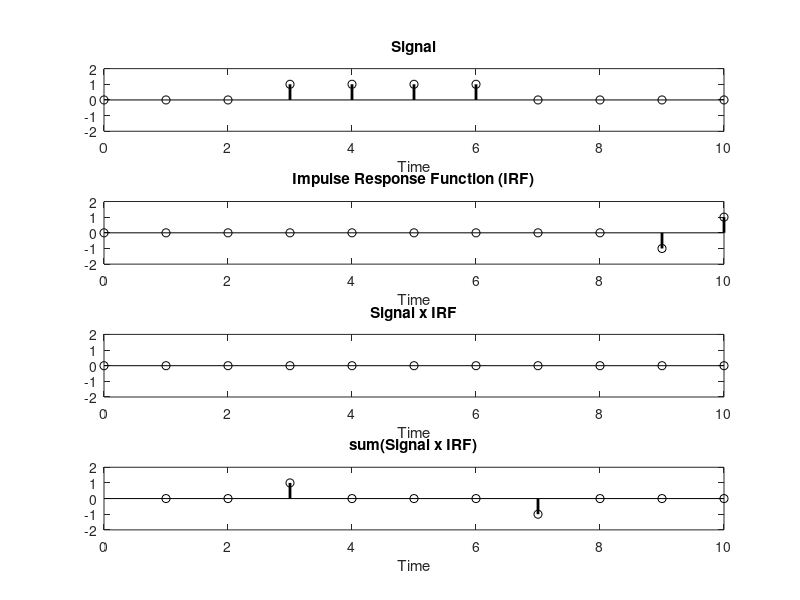

Write MATLAB code to recreate this figure.
t = 0:1:10;
result = nan(size(t));
close all;
figh = figure;
set(figh, 'Position', [100 100 400 800]);

for timepoint = [0:9]
    
    % signal
    signal = zeros(size(t));
    signal(t>2 & t<7) = 1;
    
    % flipped impulse response
    step_interval = [0,1; 1,2]+timepoint;
    h = zeros(size(t));
    h(t>=step_interval(1,1) & t<step_interval(1,2)) = -1;
    h(t>=step_interval(2,1) & t<step_interval(2,2)) = 1;
    
    % result
    result(t==(timepoint+1)) = sum(signal.*h);
    
    plot_style = {'k-o', 'LineWidth', 2};

    subplot(4,1,1);
    stem(t, signal, plot_style{:});
    ylim([-1 1]*2);
    xlabel('Time');
    title('Signal');
    
    subplot(4,1,2);
    stem(t, h, plot_style{:});
    ylim([-1 1]*2);
    title('Impulse Response Function (IRF)');
    xlabel('Time');
    
    subplot(4,1,3);
    stem(t, signal .* h, plot_style{:});
    ylim([-1 1]*2);
    title('Signal x IRF');
    xlabel('Time');
    
    subplot(4,1,4);
    stem(t, result, plot_style{:});
    ylim([-1 1]*2);
    xlim(t([1,end]))
    title('sum(Signal x IRF)');
    xlabel('Time');
    
    % get input for next time step
    input('Press enter for next time step');
    
end